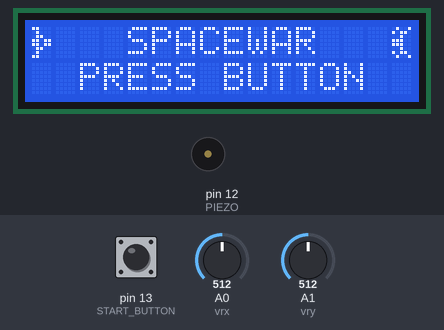
Recording of a sketch running on a simulated Arduino Uno, built with avr-gcc and run on an emulated ATmega328P. On the bench: 16×2 character LCD, buzzer (waves = sounding). The inputs (shaded band) are chosen by the test bench; at power-on: pin 13 (START_BUTTON) HIGH, A1 (vry) = 512, A0 (vrx) = 512. Random numbers use the default seed unless the sketch sets one; what the sketch prints to the serial monitor is not drawn.

Above: at 1.2 s.
1.3 s: pin 13 (START_BUTTON) pulled LOW for 0.15 s
At 1.77 s:
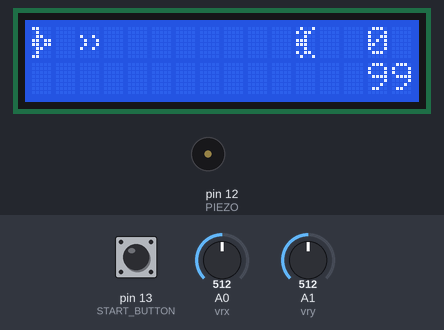
At 2.98 s:
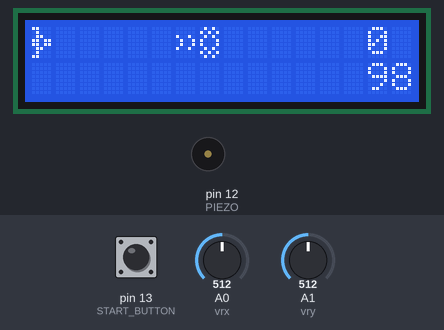
3.0 s: A1 (vry) set to 635
5.2 s: A1 (vry) set to 662
At 7.1 s:
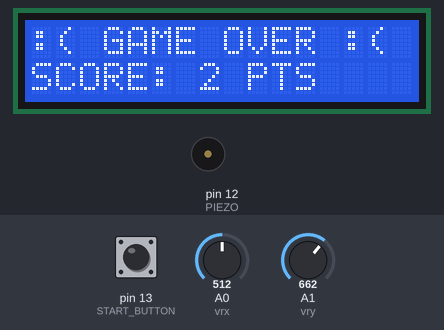
7.4 s: pin 13 (START_BUTTON) driven LOW
10.4 s: A1 (vry) set to 239
12.9 s: A1 (vry) set to 214
At 14.2 s:
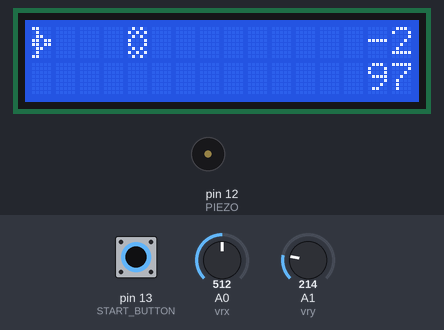
Timing chart, 0 to 19.9 s (numbered marks = the images above; inputs shaded):
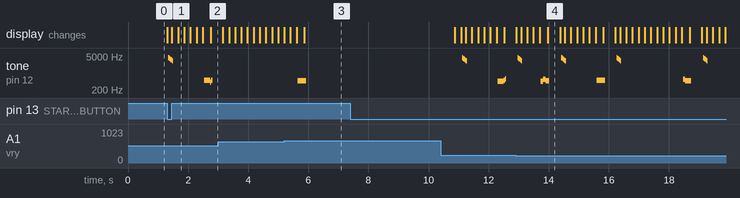

Measured:
- the behaviour switches between 649 and 650 on A1 (vry) (found by bisection; images 2 and 3)
- the behaviour switches between 231 and 230 on A1 (vry) (found by bisection; images 3 and 4)
- after the input at 1.3 s, tone on pin 12 (PIEZO): plays 4333 Hz for 0.04 s, 3869 Hz for 0.04 s, 3503 Hz for 0.04 s, 3223 Hz for 0.04 s, 497 Hz for 0.20 s, 411 Hz for 0.04 s … (7 notes in this stretch), starting after 0.05 s; the display: first changes at once (image 1 shows a later state)
- after the input at 5.2 s, tone on pin 12 (PIEZO): silent → 484 Hz after 0.46 s, → silent 0.28 s later
- after the input at 7.4 s, every drawn part: stays the same
- what the display in image 4 shows lasts 0.4 s, from 14.0 s to 14.4 s

The sketch:

jogo_meteoro_v2.ino
```cpp
#include <Arduino.h>
#include <LiquidCrystal.h>

#define VELOCITY 200

#define NOTE_G4  392
#define NOTE_G5  784
#define NOTE_G6  1568

#define START_BUTTON 13
#define PANEL_POSITION 14
#define MAX_INITIAL_OBJECTS_POSITION_X 13
#define vrx A0
#define vry A1
#define ENERGY_POSSIBILITY 30

#define MAX_ENERGY 100
#define ENERGY_INCREASE 10
#define ENERGY_DECREASE 0.25
#define SCORE_TO_WIN 100
#define MIN_SCORE 0

#define ASTEROID_1 1
#define ASTEROID_2 2
#define ASTEROID_3 3
#define ASTEROID_4 4

#define SHIP 5
#define SHOOT 6
#define POWER 7
#define EXPLOSION 8

const byte asteroidForm1[8] = {B00100,B01110,B10111,B11011,B11110,B01011,B11110,B00100};
const byte asteroidForm2[8] = {B00000,B01110,B10111,B11111,B11011,B10101,B01110,B00000};
const byte asteroidForm3[8] = {B01110,B10011,B01010,B11110,B11110,B01010,B10011,B01110};
const byte asteroidForm4[8] = {B01001,B10110,B00100,B11100,B11100,B00100,B10110,B01001};
// const byte asteroidForm5[8] = {B10001,B01010,B10100,B10100,B10100,B10100,B01010,B10001};

const byte shipForm[8]      = { B11000, B01000, B01100, B11011, B11011, B01100, B01000, B11000 };
const byte explosionForm[8] = { B01010, B10101, B01010, B10001, B10001, B01010, B10101, B01010 };
const byte powerForm[8]     = { B00011, B00110, B01100, B11111, B11111, B00110, B01100, B11000 };
const byte shootForm[8]     = { B00000, B00000, B10010, B01001, B01001, B10010, B00000, B00000 };

int pyShip = 0, pxShip = 0, pyPower = 0, pxShoot = 0, pyShoot = 0, pxExplosion = 0, pyExplosion = 0;
int pxAsteroid = MAX_INITIAL_OBJECTS_POSITION_X, pyAsteroid = 0;
int pxPower = MAX_INITIAL_OBJECTS_POSITION_X;
bool game = false, hasShoot = false, hasPower = false, playSound = false;
int score = MIN_SCORE, rotationEnergy = 0;
double energy = MAX_ENERGY;
byte asteroidGenerated = 0;

int switchValue = 0, xValue = 0, yValue = 0;

int PIEZO = 12;
long freqIn, blow1, blow2;

LiquidCrystal lcd(7, 6, 5, 4, 3, 2);

enum STATUS { INITIAL, WIN, LOSE, NO_ENERGY };

void setup() {

  // inicializar serial
  Serial.begin(9600);

  // inicializar display
  lcd.begin(16, 2);
  lcd.clear();

  pinMode(START_BUTTON, INPUT_PULLUP);
  pinMode(PIEZO, OUTPUT);

  // incluir personagens na memoria do display
  createCharacters();

}

void loop() {

  if(game) {

    lcd.clear();

    // imprimir pontos e energia
    drawPanel(PANEL_POSITION);

    // avalidar se o joystick esta direcionado para algum lugar e desenhar nave
    availableShip();

    // avaliar se deve gerar um tiro
    availableShoot();

    // verificar se asteroid chegou no limite da tela
    availableAsteroid();

    // avaliar se vai gerar uma energia
    availablePower();

    // avaliar se houve colisao entre nave e asteroid
    availableShipAndAsteroidCollision();

    // avaliar se houve colisao entre tiro e asteroid
    availableShootAndAsteroidCollision();

    // avaliar se houve colisao entre nave e energia
    availableShipAndPowerCollision();

    // avaliar se jogador atingiu pontuacao maxima para vitoria
    availableScoreGame();

    // avaliar se energia acabou
    availablePowerShip();

    // avaliar se houve colisao entre tiro e energia
    availableShootAndPowerCollision();

    energy -= ENERGY_DECREASE;

    delay(VELOCITY);

  } else {

    drawMessageStoppedGame(INITIAL);

    // se jogador apertou botao, entao iniciar o jogo
    if(digitalRead(START_BUTTON) == LOW) {
      resetGame();
    }

  }

}

// avaliar se energia acabou
void availablePowerShip() {
  finishGame(energy < 0, NO_ENERGY);
}

// avaliar se jogador atingiu pontuacao maxima para vitoria
void availableScoreGame() {
  finishGame(score >= SCORE_TO_WIN, WIN);
}

void finishGame(bool validation, int character) {
  if(validation) {
    game = false;
    drawMessageStoppedGame(character);
    delay(5000);
    lcd.clear();
  }
}

// avaliar se houve colisao entre nave e energia
void availableShipAndPowerCollision() {

  bool checkCollision = (pxShip == pxPower) && (pyShip == pyPower) && hasPower;
  bool alternativeCheckCollision = (pxShip == pxPower+1) && (pyShip == pyPower) && hasPower;

  // houve uma colisao, remover asteroid e nave e desenhar explosao
  if(checkCollision || alternativeCheckCollision) {
    energy += ENERGY_INCREASE;

    Serial.println("Incrementou energia");
    if(energy > MAX_ENERGY) {
      energy = MAX_ENERGY;
      Serial.println("Resetou energia");
    }

    hasPower = false;
    pxPower = MAX_INITIAL_OBJECTS_POSITION_X;
    playTakePower();
  }

}

// avaliar se vai gerar uma energia
void availablePower() {

  if(!hasPower) {

    // se for 5... gerar uma energia
    if(random(0, ENERGY_POSSIBILITY) == 5) {

      hasPower = true;
      pxPower = MAX_INITIAL_OBJECTS_POSITION_X;
      pyPower = random(0, 2);

      if(pxPower == pxAsteroid || (pxPower == pxAsteroid + 1) || (pxPower + 1 == pxAsteroid) && pyPower == pyAsteroid) {
        pxPower = -10;
      }

    }

  } else {

    pxPower--;

    // se energia atingiu limite da tela
    if(pxPower < 0) {
      hasPower = false;
      pxPower = MAX_INITIAL_OBJECTS_POSITION_X;
    } else {
       drawSomething(pxPower, pyPower, POWER);
    }

  }

}

// avaliar se houve colisao entre nave e asteroid
void availableShipAndAsteroidCollision() {

  bool checkCollision = (pxShip == pxAsteroid) && (pyShip == pyAsteroid);
  bool alternativeCheckCollision = (pxShip == pxAsteroid+1) && (pyShip == pyAsteroid);

  // houve uma colisao, remover asteroid e nave e desenhar explosao
  if(checkCollision || alternativeCheckCollision) {

    game = false;
    drawSomething(pxShip, pyShip, EXPLOSION);
    playExplosionSound();
    drawMessageStoppedGame(LOSE);
    delay(5000);
    lcd.clear();

  }

}

// avaliar se houve colisao entre tiro e energia
void availableShootAndPowerCollision() {

  bool checkCollision = hasShoot && (pxShoot == pxPower) && (pyShoot == pyPower);
  bool alternativeCheckCollision = hasShoot && (pxShoot == pxPower+1) && (pyShoot == pyPower);

  // houve uma colisao, remover asteroid e energia e desenhar explosao
  if(checkCollision || alternativeCheckCollision) {

    playExplosionSound();
    hasShoot = false;
    hasPower = false;
    drawSomething(pxPower, pyPower, EXPLOSION);
    delay(200);
    pyPower = random(0, 2);
    pxPower = MAX_INITIAL_OBJECTS_POSITION_X;
    pxShoot = -1;
    score -= 2;

  }

}

// avaliar se houve colisao entre tiro e asteroid
void availableShootAndAsteroidCollision() {

  bool checkCollision = hasShoot && (pxShoot == pxAsteroid) && (pyShoot == pyAsteroid);
  bool alternativeCheckCollision = hasShoot && (pxShoot == pxAsteroid+1) && (pyShoot == pyAsteroid);

  // houve uma colisao, remover asteroid e tiro e desenhar explosao
  if(checkCollision || alternativeCheckCollision) {

    playExplosionSound();
    hasShoot = false;
    drawSomething(pxAsteroid, pyAsteroid, EXPLOSION);
    delay(200);
    pyAsteroid = random(0, 2);
    pxAsteroid = MAX_INITIAL_OBJECTS_POSITION_X;
    pxShoot = -1;

    //if(asteroidGenerated == 1 || asteroidGenerated == 2) {
    score += 2;
    //} else if(asteroidGenerated == 3 || asteroidGenerated == 4) {
    //  score += 4;
    //}

    asteroidGenerated = 0;

  }

}

// verificar se asteroid chegou no limite da tela e desenhar em caso negativo
void availableAsteroid() {

  // diminuir a posicao de um asteroid
  pxAsteroid--;

  if(pxPower == pxAsteroid || (pxPower == pxAsteroid + 1) || (pxPower + 1 == pxAsteroid) && pyPower == pyAsteroid) {
    pxPower = -10;
  }
  // desenhar asteroid
  if(asteroidGenerated == 0) {
    asteroidGenerated = random(1, 5); // será gerado um asteroid no formato de ASTEROID_1, ASTEROID_2, ASTEROID_3 (ovni) ou ASTEROID_4 (ovni)
  }
  drawSomething(pxAsteroid, pyAsteroid, asteroidGenerated);

  if(pxAsteroid < 0) {
    pxAsteroid = MAX_INITIAL_OBJECTS_POSITION_X;
    pyAsteroid = random(0, 2);
    asteroidGenerated = 0;
  }


}

// avaliar se deve gerar um tiro e gera caso positivo
void availableShoot() {

  if(!hasShoot) {
    if(digitalRead(START_BUTTON) == 0) { // se botao de tiro for pressionado, emitir um projetil
      pxShoot = 1;
      pyShoot = pyShip;
      hasShoot = true;
      playSound = true;
    }
  }

  // se um tiro foi disparado
  if(hasShoot) {
    // desenhar tiro
    drawSomething(pxShoot, pyShoot, SHOOT);
    if(playSound) {
      playShootSound();
      playSound = false;
    }
    pxShoot++;
  }

  // avaliar a posicao do tiro
  if(hasShoot && pxShoot > MAX_INITIAL_OBJECTS_POSITION_X) {
    pxShoot = 0;
    hasShoot = false;
  }

}

// avalidar se o joystick esta direcionado para algum lugar e desenhar nave
void availableShip() {

  // lendo a posicao do joystick
  xValue = analogRead(vrx);
  yValue = analogRead(vry);

  if((yValue+10) >= 660) { // se joystick for direcionado para baixo
    pyShip = 1;
  } else if((yValue-10) <= 220) { // se joystick for direcionado para cima
    pyShip = 0;
  }
  // desenhar nave
  drawSomething(pxShip, pyShip, SHIP);

}

void resetGame() {

  score = MIN_SCORE;
  energy = MAX_ENERGY;
  Serial.println("Reset game");
  game = true;

}

void drawExplosionShip(int px, int py) {

  lcd.clear();
  drawSomething(px, py, EXPLOSION);
  delay(1000);
  lcd.clear();

}

void drawSomething(int px, int py, int character) {

  lcd.setCursor(px, py);
  lcd.write(character);

}

void drawPanel(int px) {

  lcd.setCursor(px, 0);
  lcd.print(score);
  lcd.setCursor(px, 1);
  lcd.print(energy);

}

// desenhar a tela conforme status passado no parametro
void drawMessageStoppedGame(STATUS pStatus) {

  String showScore = "";
  lcd.setCursor(0, 0);
  switch (pStatus) {
    case INITIAL:
      lcd.write(SHIP);
      lcd.setCursor(4, 0);
      lcd.print("SPACEWAR");
      lcd.setCursor(15, 0);
      lcd.write(ASTEROID_4);
      lcd.setCursor(2, 1);
      lcd.print("PRESS BUTTON");
      break;
    case WIN:
    case LOSE:
    case NO_ENERGY:
      lcd.clear();
      lcd.print(pStatus == WIN ? ":)  YOU WIN  :)" : (pStatus == LOSE ? ":( GAME OVER :(" : "POWER IS OVER :(") );
      lcd.setCursor(0, 1);
      showScore = "SCORE: " + (String)score + " PTS";
      lcd.print(showScore);
      break;
  }

}

void playShootSound() {

  for(freqIn = 200; freqIn < 300; freqIn = freqIn + 2){
    piezoTone(1000000/freqIn,3);
  }

}

void playExplosionSound() {

  for(int k = 0; k < 250; k++){
    blow1 = random(500,1000);
    blow2 = random(1,3);
    piezoTone(blow1,blow2);
  }

}

void playTakePower() {

  tone(PIEZO, NOTE_G4, 35);
  delay(35);
  tone(PIEZO, NOTE_G5, 35);
  delay(35);
  tone(PIEZO, NOTE_G6, 35);
  delay(35);
  noTone(8);

}

void piezoTone(long freq, long duration) {

  long aSecond = 1000000;
  long period = aSecond/freq;
  duration = duration*1000;
  duration = duration/period;
  for(long k = 0; k < duration; k++){
    digitalWrite(PIEZO, HIGH);
    delayMicroseconds(period/2);
    digitalWrite(PIEZO, LOW);
    delayMicroseconds(period/2);
  }

}

// Cria os personagens na memoria do display
void createCharacters() {

  // cria o asteroid 1
  lcd.createChar(ASTEROID_1, asteroidForm1);

  // cria o asteroid 2
  lcd.createChar(ASTEROID_2, asteroidForm2);

  // cria o ovni 1
  lcd.createChar(ASTEROID_3, asteroidForm3);

  // cria o ovni 2
  lcd.createChar(ASTEROID_4, asteroidForm4);

  // cria a nave
  lcd.createChar(SHIP, shipForm);

  // cria a explosao
  lcd.createChar(EXPLOSION, explosionForm);

  // cria a bateria
  lcd.createChar(POWER, powerForm);

  // cria o tiro
  lcd.createChar(SHOOT, shootForm);

}
```
